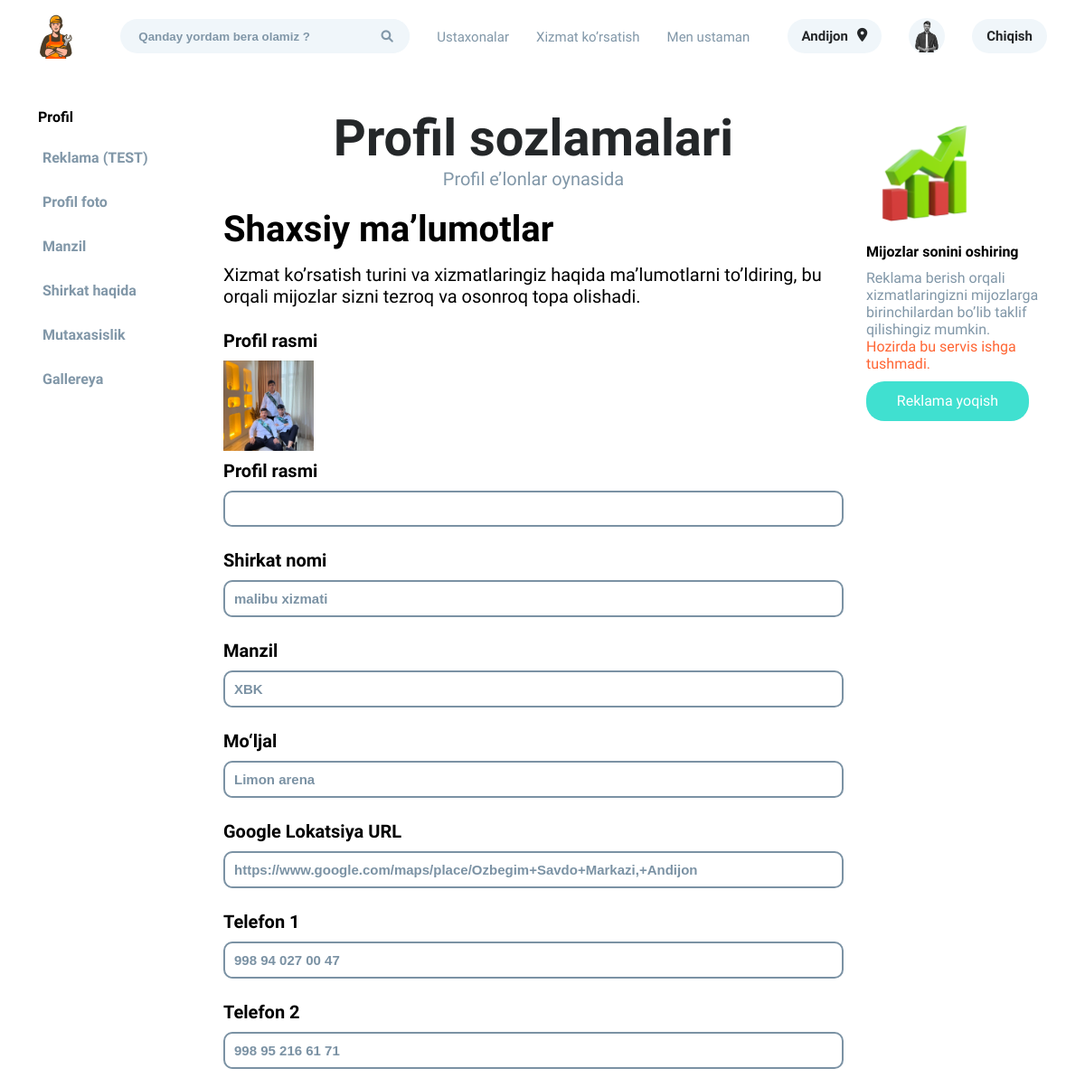
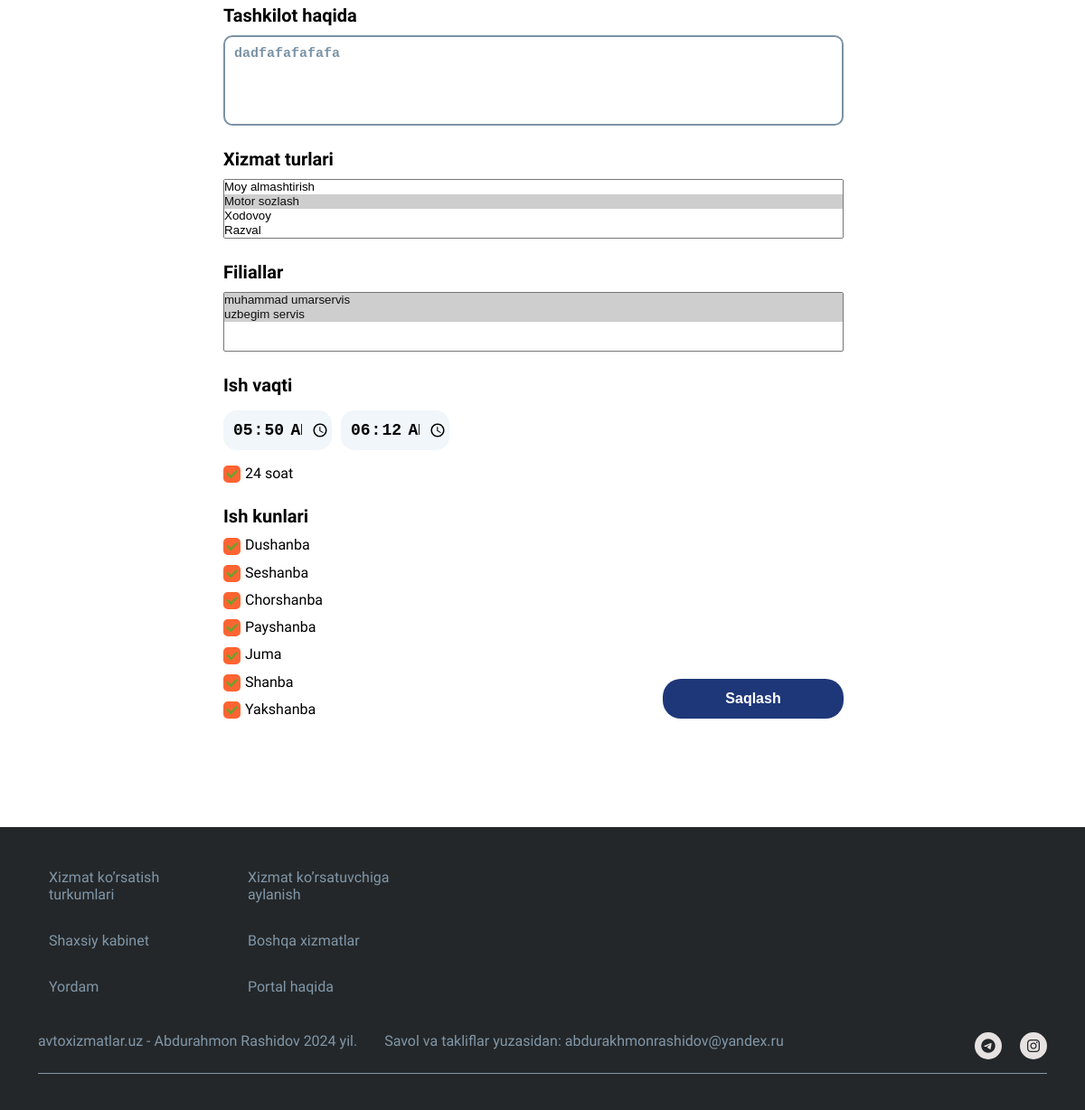
The page /users/settings/malibu-xizmati/ (signed in) on the database its author committed (2 pictures, top to bottom).
### Users/models.py (models this page shows, shortened)
class WorkshopProfile(models.Model):
    user = models.ForeignKey(User, on_delete=models.CASCADE, related_name='workshops')
    img = models.ImageField(upload_to='profile_images/',  blank=True)  # Profil rasmi
    company_name = models.CharField(max_length=255)  # Xizmat shirkat nomi
    slug = models.SlugField(max_length=255, unique=True)  # Xizmat shirkat nomi (slug)
    address = models.CharField(max_length=255)       # Manzil
    landmark = models.CharField(max_length=255)      # Mo’ljal
    phone1 = models.CharField(max_length=20)         # Telefon 1
    phone2 = models.CharField(max_length=20, blank=True, null=True)  # Telefon 2
    description = models.TextField()                 # Xizmatlar haqida
    services = models.ManyToManyField('ServiceType') # Xizmat turlari
    open_time = models.TimeField()                   # Ish boshlanishi
    close_time = models.TimeField()                  # Ish tugashi
    is_24_hours = models.BooleanField(default=False) # 24 soatmi
    work_days = models.CharField(max_length=100)     # Ish kunlari (json ko‘rinishda saqlansa bo'ladi)
    branch = models.ManyToManyField('self', blank=True, symmetrical=False, related_name='branches')  # Filiallar
    location_url = models.URLField(blank=True, null=True)  # Joylashuv URLsi
    def __str__(self):
        return self.company_name
    class Meta:
        verbose_name = 'Workshop Profile'
        verbose_name_plural = 'Workshop Profiles'
        ordering = ['company_name']

### Users/views.py (the view)
# urls.py: path('settings/', views.settings_view, name='settings'),  # yangi profil
def settings_view(request, slug=None):
    if slug:
        profile = get_object_or_404(WorkshopProfile, slug=slug, user=request.user)
    else:
        profile = WorkshopProfile.objects.filter(user=request.user).first()
        if profile:
            return redirect('Users:settings', slug=profile.slug)
        profile = None
    if request.method == 'POST':
        form = WorkshopProfileForm(request.POST, request.FILES, user=request.user, instance=profile)
        if form.is_valid():
            obj = form.save(commit=False)
            obj.user = request.user
            obj.work_days = ','.join(form.cleaned_data.get('work_days', []))
            if profile:
                if profile.company_name != form.cleaned_data['company_name']:
                    obj.slug = generate_unique_slug(form.cleaned_data['company_name'], instance=profile)
            else:
                obj.slug = generate_unique_slug(form.cleaned_data['company_name'])
            obj.save()
            form.save_m2m()
            return redirect('Users:profile', slug=obj.slug)
    else:
        initial = {}
        if profile and profile.work_days:
            initial['work_days'] = profile.work_days.split(',')
        form = WorkshopProfileForm(instance=profile, initial=initial, user=request.user)
    return render(request, 'settings.html', {'form': form})

### Users/context_processors.py (called while the page is built)
def categories_processor(request):
    categories = ServiceType.objects.all()
    return {'categories': categories}

### Users/models.py (called while the page is built)
    def __str__(self):
        return self.name

### Users/templatetags/user_extras.py (called while the page is built)
@register.filter
def has_workshop(user):
    return user.workshops.exists()

### templates/settings.html (shortened to what this page needs)
{% extends 'base.html' %} {% load static %}  {% block content %}
<link
  rel="stylesheet"
  href="https://cdn.jsdelivr.net/gh/habibmhamadi/multi-select-tag@2.0.1/dist/css/multi-select-tag.css"
/>
<main>
  <section>
    <div class="container">
      <div class="category__list">
        <div class="category__left">
          <p id="title" class="title">
            Profil
          </p>
          <ul id="list">
            <li>
              <a href="#">
                <p>Reklama (TEST)</p>
              </a>
            </li>
            <li>
              <a href="#">
                <p>Profil foto</p>
              </a>
            </li>
            <li>
              <a href="#">
                <p>Manzil</p>
              </a>
            </li>
            <li>
              <a href="#">
                <p>Shirkat haqida</p>
              </a>
            </li>
            <li>
              <a href="#">
                <p>Mutaxasislik</p>
              </a>
            </li>
            <li>
              <a href="#">
                <p>Gallereya</p>
              </a>
            </li>
          </ul>
        </div>
        <div class="category__items">
          <h2>Profil sozlamalari</h2>
          <p class="des">Profil e’lonlar oynasida</p>
          <form
            class="settings__form"
            method="post"
            enctype="multipart/form-data"
          >
            <div class="titles__item">
              <h3>Shaxsiy ma’lumotlar</h3>
              <p>
                Xizmat ko’rsatish turini va xizmatlaringiz haqida ma’lumotlarni
                to’ldiring, bu orqali mijozlar sizni tezroq va osonroq topa
                olishadi.
              </p>
            </div>
            <div class="inputs">
              <span>Profil rasmi</span>
              {% if form.img.value %}
              <img
                src="{{ form.img.value.url }}"
                alt="Profil rasmi"
                width="100"
                height="100"
              />
              {% else %}
              <img
                src="{% static 'assets/img/profile.png' %}"
                alt="Profil rasmi"
              />
              {% endif %}
              <span>Profil rasmi</span>
              <label class="file"> {{form.img}} </label>
            </div>
            <div class="inputs">
              <span>Shirkat nomi</span>
              {{ form.company_name }}
            </div>
            <div class="inputs">
              <span>Manzil</span>
              {{ form.address }}
            </div>
            <div class="inputs">
              <span>Mo‘ljal</span>
              {{ form.landmark }}
            </div>
            <div class="inputs">
              <span>Google Lokatsiya URL</span>
              {{ form.location_url }}
            </div>
            <div class="inputs">
              <span>Telefon 1</span>
              {{ form.phone1 }}
            </div>
            <div class="inputs">
              <span>Telefon 2</span>
              {{ form.phone2 }}
            </div>
            <div class="inputs">
              <span>Tashkilot haqida</span>
              {{ form.description }}
            </div>
            <div class="inputs">
              <span>Xizmat turlari</span>
              {{ form.services }}
            </div>
            <div class="inputs">
              <span>Filiallar</span>
              {{ form.branch }}
            </div>
            <div class="dayTime">
              <span>Ish vaqti</span>
              <div>{{ form.open_time }} {{ form.close_time }}</div>
              <p>
                <label for="24">24 soat</label>
              </p>
            </div>
            <ul class="settings__day">
              <span>Ish kunlari</span>
              {% for checkbox in form.work_days %}
              <li>
                <label for="{{ checkbox.id_for_label }}"
                  >{{ checkbox.choice_label }}</label
                >
              </li>
              {% endfor %}
            </ul>
            <button type="submit">Saqlash</button>
          </form>
        </div>
        <div class="category__right">
          <ul>
            <div>
              <img src="{% static 'assets/img/category/up.png' %}" alt="" />
              <b>Mijozlar sonini oshiring</b>
              <p>
                Reklama berish orqali xizmatlaringizni mijozlarga birinchilardan
                bo’lib taklif qilishingiz mumkin.
                <span>Hozirda bu servis ishga tushmadi.</span>
              </p>
              <a href="/">Reklama yoqish</a>
            </div>
          </ul>
        </div>
      </div>
    </div>
  </section>
</main>
{% endblock content %}

### rows shown on the page
WorkshopProfile: company_name "malibu xizmati", address "XBK", landmark "Limon arena", location_url "https://www.google.com/maps/place/Ozbegim+Savdo+Markazi,+Andijon", phone1 "998 94 027 00 47", phone2 "998 95 216 61 71", description "dadfafafafafa", open_time "05:50:00", close_time "06:12:00"

### other values the page prints
{{ checkbox.choice_label }} "Dushanba" "Seshanba" "Chorshanba" "Payshanba" "Juma" "Shanba" "Yakshanba"
